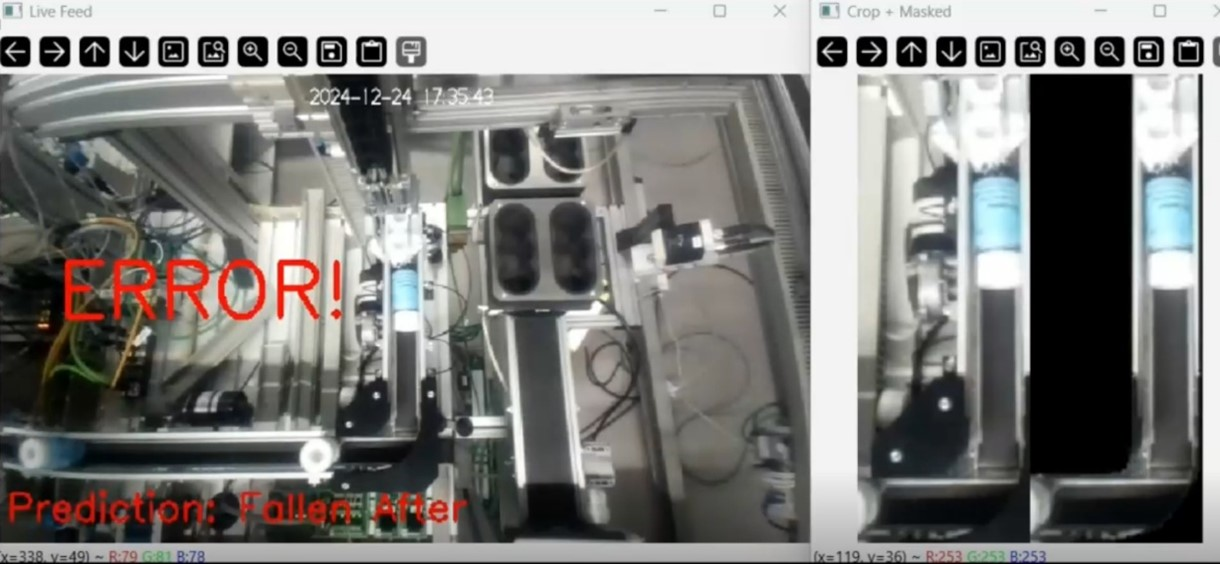
#> input picture imgs/exs/prototype.jpg, 1220 x 564 px
$ python img_agumentation.py --input-folder ../imgs/exs --output-folder out --mask-path ../imgs/exs/prototype.jpg
#> lines starting #> are read from the running program, lines starting #| are printed output that depends on the picture
"""
Image Augmentation with Brightness and Contrast Adjustments.

This script was specifically created to augument the instance where the
conveyor belt is empty - since only 40 instances where found in the
>6000 image dataset, even though it is the most common instance by far.
It works for all other images too.

This script performs the following tasks:
1. Reads images from an input folder.
2. Generates multiple augmented versions of each image by randomly adjusting brightness and contrast.
3. Reapplies the mask to the augmented images, since black region is affected
4. Saves the augmented images into an output folder.

Functions:
- `adjust_brightness_contrast(image, alpha, beta)`: Adjusts brightness and contrast of an image.
"""
import os
import cv2
import argparse
import numpy as np

class Config:
    def __init__(self):
        parser = argparse.ArgumentParser(description="Brightness/Contrast Augmentation with Masking")

        parser.add_argument("--input-folder", type=str, required=True, help="Path to folder with original images")
        parser.add_argument("--output-folder", type=str, required=True, help="Path to save augmented images")
        parser.add_argument("--mask-path", type=str, required=True, help="Path to mask image")
        parser.add_argument("--num-variants", type=int, default=4, help="Number of augmented versions per image")
        parser.add_argument("--alpha-range", type=float, nargs=2, default=[0.8, 1.2], help="Range for contrast adjustment (alpha)")
        parser.add_argument("--beta-range", type=int, nargs=2, default=[-40, 40], help="Range for brightness adjustment (beta)")

        self.args = parser.parse_args()

class ImageAugmentor:
    def __init__(self, config: Config):
        self.cfg = config.args
        os.makedirs(self.cfg.output_folder, exist_ok=True)
        self.mask = cv2.imread(self.cfg.mask_path)
#> self.mask is the input picture: shape (564, 1220, 3); mean B, G, R 122.5, 125.1, 126.2
        if self.mask is None:
            raise FileNotFoundError(f"Mask not found at {self.cfg.mask_path}")

    def adjust_brightness_contrast(self, image, alpha, beta):
        return cv2.convertScaleAbs(image, alpha=alpha, beta=beta)

    def augment_images(self):
        image_files = [f for f in os.listdir(self.cfg.input_folder) if f.lower().endswith((".jpg", ".png", ".jpeg"))]

        for image_file in image_files:
            image_path = os.path.join(self.cfg.input_folder, image_file)
            image = cv2.imread(image_path)
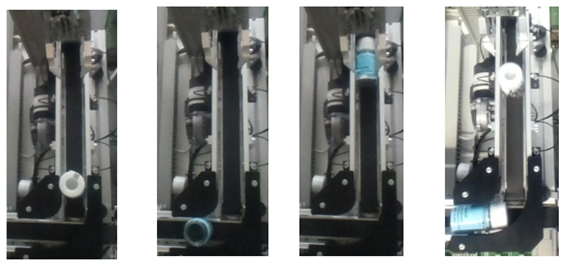
#> input picture imgs/exs/classes.png, 567 x 261 px
#> image is the input picture: shape (261, 567, 3); mean B, G, R 138.8, 140, 137.9

            if image is None:
                print(f"Error loading {image_file}")
                continue

            for i in range(self.cfg.num_variants):
                alpha = np.random.uniform(*self.cfg.alpha_range)
                beta = np.random.randint(*self.cfg.beta_range)

                aug_img = self.adjust_brightness_contrast(image, alpha, beta)
                aug_masked = cv2.bitwise_and(aug_img, self.mask)

                base_name = os.path.splitext(image_file)[0]
                out_name = f"aug_{i}_{base_name}.jpg"
                out_path = os.path.join(self.cfg.output_folder, out_name)

                cv2.imwrite(out_path, aug_masked)
                print(f"Saved: {out_path}")
#> this loop made 1 pass
#> pass 1, in augment_images, `aug_img = self.adjust_brightness_contrast(image, alpha, beta)`:
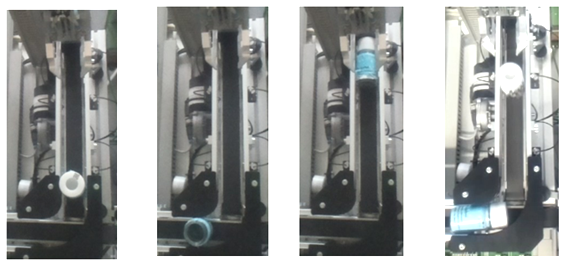
#> aug_img: shape (261, 567, 3); mean B, G, R 157.9, 159, 157

def main():
    config = Config()
    augmenter = ImageAugmentor(config)
    augmenter.augment_images()

if __name__ == "__main__":
#> (the run stopped early here; a loop or call above may not have finished)
